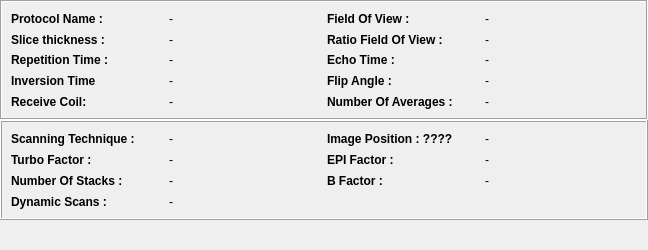
<ui version="4.0" >
 <class>udg::QDicomDumpMRWidgetBase</class>
 <widget class="QWidget" name="udg::QDicomDumpMRWidgetBase" >
  <property name="geometry" >
   <rect>
    <x>0</x>
    <y>0</y>
    <width>648</width>
    <height>250</height>
   </rect>
  </property>
  <property name="windowTitle" >
   <string>Form</string>
  </property>
  <layout class="QGridLayout" >
   <property name="leftMargin" >
    <number>0</number>
   </property>
   <property name="topMargin" >
    <number>0</number>
   </property>
   <property name="rightMargin" >
    <number>0</number>
   </property>
   <property name="bottomMargin" >
    <number>0</number>
   </property>
   <property name="horizontalSpacing" >
    <number>0</number>
   </property>
   <property name="verticalSpacing" >
    <number>0</number>
   </property>
   <item row="0" column="0" >
    <widget class="QFrame" name="frame" >
     <property name="minimumSize" >
      <size>
       <width>630</width>
       <height>120</height>
      </size>
     </property>
     <property name="autoFillBackground" >
      <bool>false</bool>
     </property>
     <property name="frameShape" >
      <enum>QFrame::Box</enum>
     </property>
     <property name="frameShadow" >
      <enum>QFrame::Sunken</enum>
     </property>
     <layout class="QGridLayout" >
      <item row="0" column="0" >
       <widget class="QLabel" name="m_labelProtocolName" >
        <property name="font" >
         <font>
          <weight>75</weight>
          <bold>true</bold>
         </font>
        </property>
        <property name="acceptDrops" >
         <bool>false</bool>
        </property>
        <property name="text" >
         <string>Protocol Name :</string>
        </property>
       </widget>
      </item>
      <item row="0" column="1" >
       <widget class="QLabel" name="m_labelProtocolNameValue" >
        <property name="text" >
         <string>-</string>
        </property>
       </widget>
      </item>
      <item row="0" column="2" >
       <widget class="QLabel" name="m_labelFieldOfView" >
        <property name="font" >
         <font>
          <weight>75</weight>
          <bold>true</bold>
         </font>
        </property>
        <property name="text" >
         <string>Field Of View :</string>
        </property>
       </widget>
      </item>
      <item row="0" column="3" >
       <widget class="QLabel" name="m_labelFieldOfViewValue" >
        <property name="text" >
         <string>-</string>
        </property>
       </widget>
      </item>
      <item row="1" column="0" >
       <widget class="QLabel" name="m_labelSliceThickness" >
        <property name="windowModality" >
         <enum>Qt::NonModal</enum>
        </property>
        <property name="font" >
         <font>
          <weight>75</weight>
          <bold>true</bold>
         </font>
        </property>
        <property name="text" >
         <string>Slice thickness :</string>
        </property>
       </widget>
      </item>
      <item row="1" column="1" >
       <widget class="QLabel" name="m_labelSliceThicknessValue" >
        <property name="text" >
         <string>-</string>
        </property>
       </widget>
      </item>
      <item row="1" column="2" >
       <widget class="QLabel" name="m_labelRatioFieldOfView" >
        <property name="font" >
         <font>
          <weight>75</weight>
          <bold>true</bold>
         </font>
        </property>
        <property name="acceptDrops" >
         <bool>false</bool>
        </property>
        <property name="text" >
         <string>Ratio Field Of View :</string>
        </property>
       </widget>
      </item>
      <item row="1" column="3" >
       <widget class="QLabel" name="m_labelRatioFieldOfViewValue" >
        <property name="text" >
         <string>-</string>
        </property>
       </widget>
      </item>
      <item row="2" column="0" >
       <widget class="QLabel" name="m_labelRepetitionTime" >
        <property name="font" >
         <font>
          <weight>75</weight>
          <bold>true</bold>
         </font>
        </property>
        <property name="text" >
         <string>Repetition Time :</string>
        </property>
       </widget>
      </item>
      <item row="2" column="1" >
       <widget class="QLabel" name="m_labelRepetitionTimeValue" >
        <property name="text" >
         <string>-</string>
        </property>
       </widget>
      </item>
      <item row="2" column="2" >
       <widget class="QLabel" name="m_labelEchoTime" >
        <property name="font" >
         <font>
          <weight>75</weight>
          <bold>true</bold>
         </font>
        </property>
        <property name="text" >
         <string>Echo Time :</string>
        </property>
       </widget>
      </item>
      <item row="2" column="3" >
       <widget class="QLabel" name="m_labelEchoTimeValue" >
        <property name="text" >
         <string>-</string>
        </property>
       </widget>
      </item>
      <item row="3" column="0" >
       <widget class="QLabel" name="m_labelInversionTime" >
        <property name="font" >
         <font>
          <weight>75</weight>
          <bold>true</bold>
         </font>
        </property>
        <property name="mouseTracking" >
         <bool>false</bool>
        </property>
        <property name="text" >
         <string>Inversion Time</string>
        </property>
       </widget>
      </item>
      <item row="3" column="1" >
       <widget class="QLabel" name="m_labelInversionTimeValue" >
        <property name="text" >
         <string>-</string>
        </property>
       </widget>
      </item>
      <item row="3" column="2" >
       <widget class="QLabel" name="m_labelFlipAngle" >
        <property name="font" >
         <font>
          <weight>75</weight>
          <bold>true</bold>
         </font>
        </property>
        <property name="text" >
         <string>Flip Angle :</string>
        </property>
       </widget>
      </item>
      <item row="3" column="3" >
       <widget class="QLabel" name="m_labelFlipAngleValue" >
        <property name="text" >
         <string>-</string>
        </property>
       </widget>
      </item>
      <item row="4" column="0" >
       <widget class="QLabel" name="m_labelReceiveCoil" >
        <property name="font" >
         <font>
          <weight>75</weight>
          <bold>true</bold>
         </font>
        </property>
        <property name="text" >
         <string>Receive Coil:</string>
        </property>
       </widget>
      </item>
      <item row="4" column="1" >
       <widget class="QLabel" name="m_labelReceiveCoilValue" >
        <property name="text" >
         <string>-</string>
        </property>
       </widget>
      </item>
      <item row="4" column="2" >
       <widget class="QLabel" name="m_labelNumberOfAverages" >
        <property name="font" >
         <font>
          <weight>75</weight>
          <bold>true</bold>
         </font>
        </property>
        <property name="text" >
         <string>Number Of Averages :</string>
        </property>
       </widget>
      </item>
      <item row="4" column="3" >
       <widget class="QLabel" name="m_labelNumberOfAveragesValue" >
        <property name="text" >
         <string>-</string>
        </property>
       </widget>
      </item>
     </layout>
    </widget>
   </item>
   <item row="1" column="0" >
    <widget class="QFrame" name="frame_2" >
     <property name="minimumSize" >
      <size>
       <width>630</width>
       <height>100</height>
      </size>
     </property>
     <property name="accessibleName" >
      <string/>
     </property>
     <property name="accessibleDescription" >
      <string/>
     </property>
     <property name="frameShape" >
      <enum>QFrame::Box</enum>
     </property>
     <property name="frameShadow" >
      <enum>QFrame::Raised</enum>
     </property>
     <layout class="QGridLayout" >
      <item row="0" column="0" >
       <widget class="QLabel" name="m_labelPhilipsScanningTechnique" >
        <property name="font" >
         <font>
          <weight>75</weight>
          <bold>true</bold>
         </font>
        </property>
        <property name="contextMenuPolicy" >
         <enum>Qt::DefaultContextMenu</enum>
        </property>
        <property name="text" >
         <string>Scanning Technique :</string>
        </property>
       </widget>
      </item>
      <item row="0" column="1" >
       <widget class="QLabel" name="m_labelPhilipsScanningTechniqueValue" >
        <property name="text" >
         <string>-</string>
        </property>
       </widget>
      </item>
      <item row="0" column="2" >
       <widget class="QLabel" name="m_labelPhilipsImagePosition" >
        <property name="font" >
         <font>
          <weight>75</weight>
          <bold>true</bold>
         </font>
        </property>
        <property name="text" >
         <string>Image Position : ????</string>
        </property>
       </widget>
      </item>
      <item row="0" column="3" >
       <widget class="QLabel" name="m_labelPhilipsImagePositionValue" >
        <property name="text" >
         <string>-</string>
        </property>
       </widget>
      </item>
      <item row="1" column="0" >
       <widget class="QLabel" name="m_labelPhilipsTurboFactor" >
        <property name="font" >
         <font>
          <weight>75</weight>
          <bold>true</bold>
         </font>
        </property>
        <property name="acceptDrops" >
         <bool>false</bool>
        </property>
        <property name="text" >
         <string>Turbo Factor :</string>
        </property>
       </widget>
      </item>
      <item row="1" column="1" >
       <widget class="QLabel" name="m_labelPhilipsTurboFactorValue" >
        <property name="text" >
         <string>-</string>
        </property>
       </widget>
      </item>
      <item row="1" column="2" >
       <widget class="QLabel" name="m_labelPhilipsEPIFactor" >
        <property name="font" >
         <font>
          <weight>75</weight>
          <bold>true</bold>
         </font>
        </property>
        <property name="text" >
         <string>EPI Factor :</string>
        </property>
       </widget>
      </item>
      <item row="1" column="3" >
       <widget class="QLabel" name="m_labelPhilipsEPIFactorValue" >
        <property name="text" >
         <string>-</string>
        </property>
       </widget>
      </item>
      <item row="2" column="0" >
       <widget class="QLabel" name="m_labelPhilipsNumberOfStacks" >
        <property name="font" >
         <font>
          <weight>75</weight>
          <bold>true</bold>
         </font>
        </property>
        <property name="acceptDrops" >
         <bool>false</bool>
        </property>
        <property name="text" >
         <string>Number Of Stacks :</string>
        </property>
       </widget>
      </item>
      <item row="2" column="1" >
       <widget class="QLabel" name="m_labelPhilipsNumberOfStacksValue" >
        <property name="text" >
         <string>-</string>
        </property>
       </widget>
      </item>
      <item row="2" column="2" >
       <widget class="QLabel" name="m_labelPhilipsBFactor" >
        <property name="font" >
         <font>
          <weight>75</weight>
          <bold>true</bold>
         </font>
        </property>
        <property name="acceptDrops" >
         <bool>false</bool>
        </property>
        <property name="text" >
         <string>B Factor :</string>
        </property>
       </widget>
      </item>
      <item row="2" column="3" >
       <widget class="QLabel" name="m_labelPhilipsBFactorValue" >
        <property name="text" >
         <string>-</string>
        </property>
       </widget>
      </item>
      <item row="3" column="0" >
       <widget class="QLabel" name="m_labelPhilipsDynamicScans" >
        <property name="font" >
         <font>
          <weight>75</weight>
          <bold>true</bold>
         </font>
        </property>
        <property name="acceptDrops" >
         <bool>false</bool>
        </property>
        <property name="text" >
         <string>Dynamic Scans :</string>
        </property>
       </widget>
      </item>
      <item row="3" column="1" >
       <widget class="QLabel" name="m_labelPhilipsDynamicScansValue" >
        <property name="text" >
         <string>-</string>
        </property>
       </widget>
      </item>
     </layout>
    </widget>
   </item>
   <item row="2" column="0" >
    <spacer>
     <property name="orientation" >
      <enum>Qt::Vertical</enum>
     </property>
     <property name="sizeHint" >
      <size>
       <width>20</width>
       <height>40</height>
      </size>
     </property>
    </spacer>
   </item>
  </layout>
 </widget>
 <resources/>
 <connections/>
</ui>
